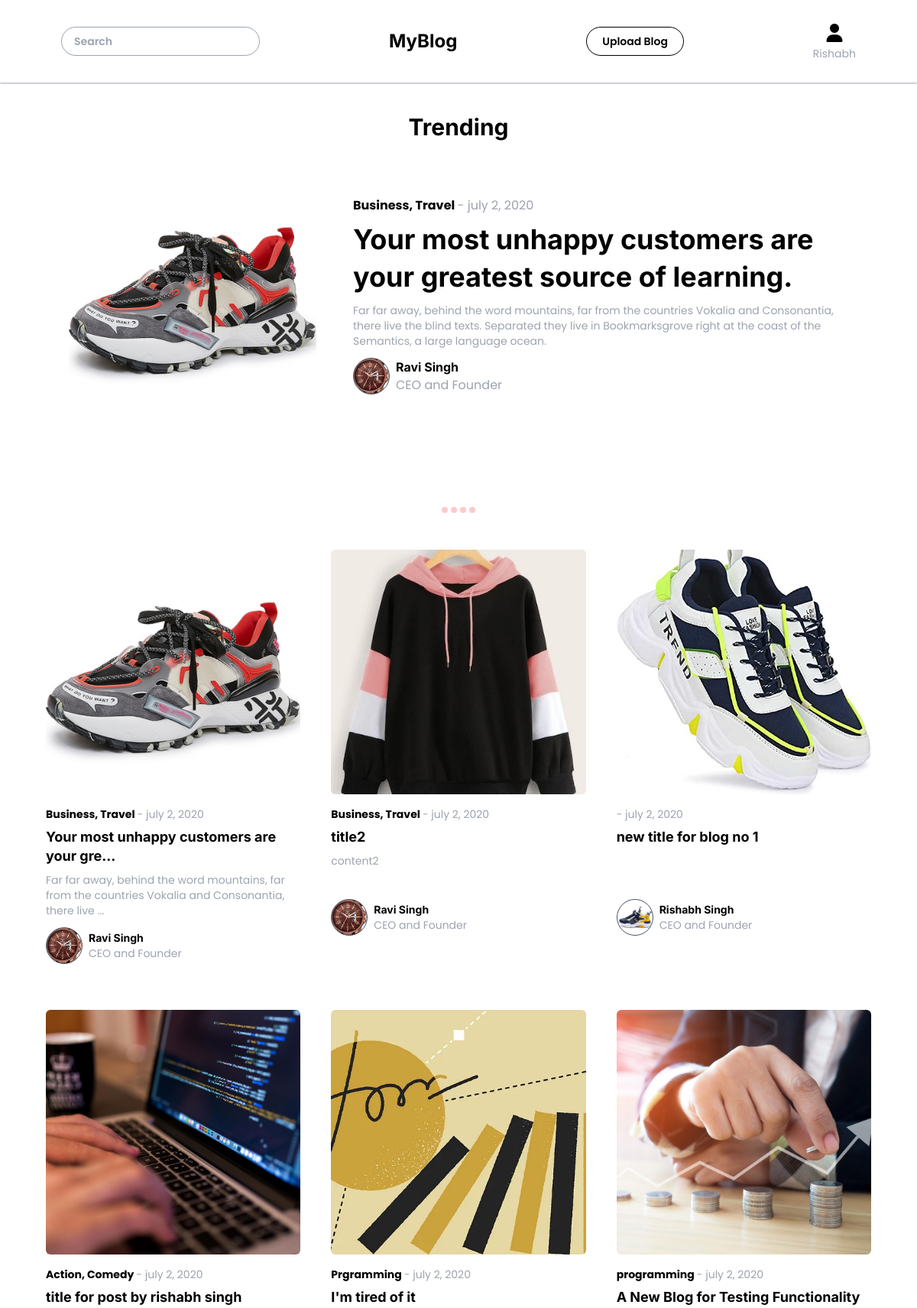
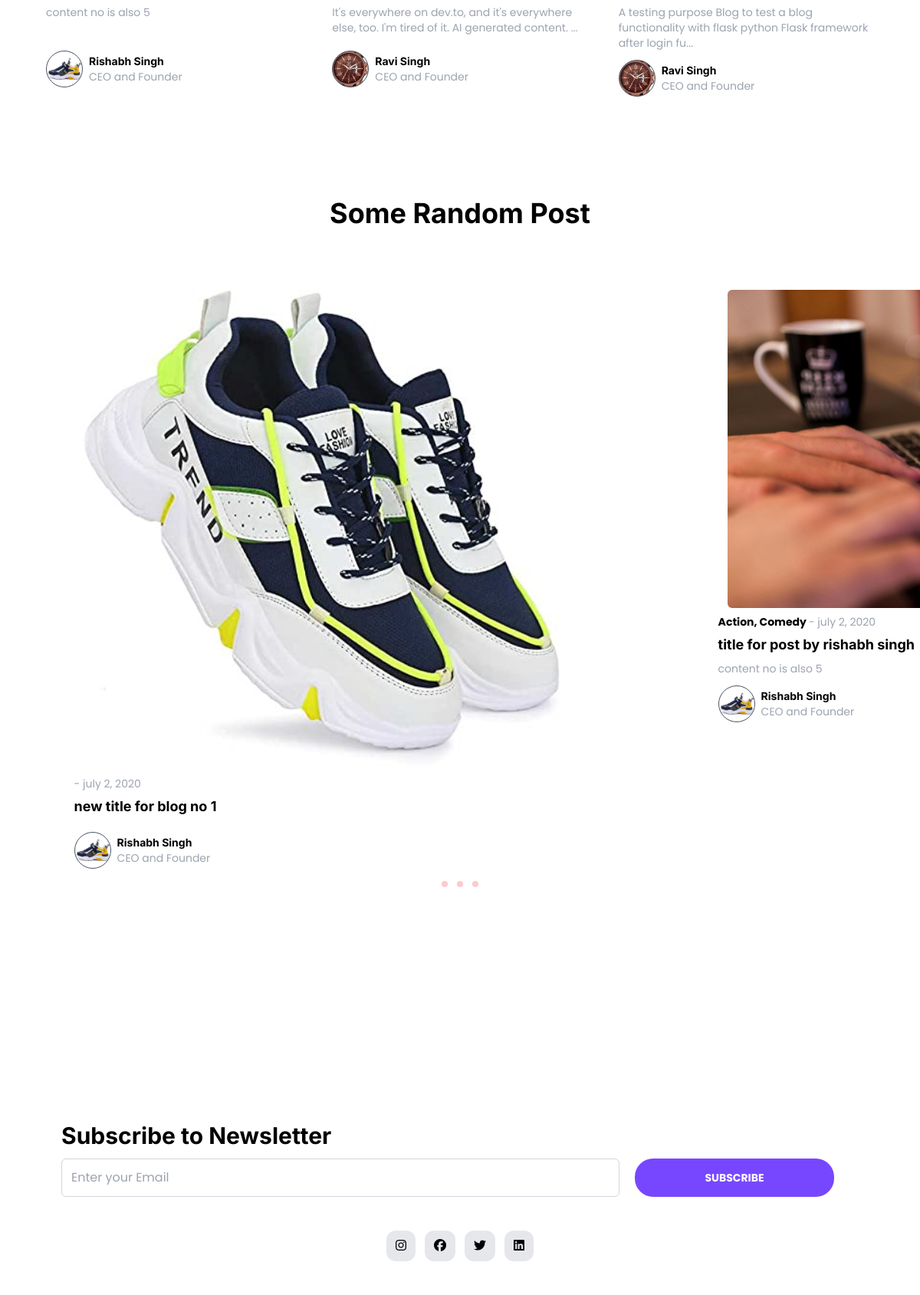
The app's page / (signed in, upper part) with its own data (2 pictures, top to bottom).
### flask_blog/model.py (models this page shows, shortened)
class User(db.Model, UserMixin):
    id = db.Column(db.Integer, primary_key=True)
    firstname = db.Column(db.String(50), nullable=False)
    lastname = db.Column(db.String(50), nullable=False)
    username = db.Column(db.String(50), unique=True, nullable=False)
    email = db.Column(db.String(120), unique=True, nullable=False)
    phone = db.Column(db.Integer(), unique=True, nullable=False)
    profile_pic = db.Column(db.String(120), nullable=False, default='default_profile.jpg')
    cover_pic = db.Column(db.String(120), nullable=False, default='default_cover.jpg')
    password = db.Column(db.String(60), nullable=False)
    date_created = db.Column(db.DateTime, nullable=False, default=datetime.utcnow)
    blogs = db.relationship("Blog", backref = "author", lazy= True)

class Blog(db.Model):
    blog_id = db.Column(db.Integer, primary_key= True)
    blog_title = db.Column(db.String(200), nullable= False )
    blog_content = db.Column(db.String(2000), nullable= False )
    blog_img = db.Column(db.String(200), nullable= False )
    blog_highlights = db.Column(db.String(500), nullable= True )
    blog_category = db.Column(db.String(50), nullable= True )
    blog_user = db.Column(db.Integer, db.ForeignKey("user.id"), nullable= False)

### flask_blog/routes.py (the view)
@app.route("/")
def home():
    blog = Blog.query.all()[0:4]
    Allblog = Blog.query.all()
    randomBlog = Blog.query.order_by(func.random()).limit(3).all()
    l = [1, 2 , 3,4,5]
    return render_template("index.html", number = l, blog= blog, allBlog = Allblog, random = randomBlog)

### flask_blog/__init__.py (called while the page is built)
def create_app():
    from flask_blog import routes, model
    @app.before_request
    def make_session_permanent():
        session.permanent = True
    with app.app_context():
        db.create_all()
    return app

### flask_blog/model.py (called while the page is built)
@login_manager.user_loader
def load_user(user_id):
    return User.query.get(int(user_id))

### flask_blog/templates/index.html (shortened to what this page needs)
{% extends "base.html" %}
{% block body %}
<main class="w-[90vw] mx-auto  overflow-hidden">
    <h1 class="text-3xl font-bold font-header text-center py-10">Trending</h1>
    <div class="w-[270vw] flex transition-transform duration-300 ease-linear" id="slider">
        {% for blg in blog %}
        <a href="/blog/{{blg.blog_id}}">
            <div class=" w-[90vw] flex justify-center items-center gap-12 ">
                <img src="../static/media/{{blg.blog_img}}" alt="" class="rounded-md w-[30%] h-[90%]">
                <div id="detail" class="w-[60%] h-[70vh] flex flex-col  justify-center">
                    <p class="font-bold text-black">{{blg.blog_category}} <span class="text-gray-400 font-normal"> -
                            july 2,
                            2020</span></p>
                    <h2 class="text-4xl leading-snug font-header my-2 font-bold">{{blg.blog_title}}</h2>
                    <p class="text-gray-400 text-sm mb-3">Far far away, behind the word mountains, far from the
                        countries Vokalia and Consonantia, there live the blind texts. Separated they live in
                        Bookmarksgrove right at the coast of the Semantics, a large language ocean.</p>
                    <h3 class="flex gap-2 items-center">
                        <div class="w-12 h-12 rounded-full bg-cover bg-center bg-no-repeat border border-gray-600"
                            style="background-image: url('../static/media/{{blg.author.profile_pic}}');"></div>
                        <div class="">
                            <p class="font-bold font-header">{{blg.author.firstname}} {{blg.author.lastname}}</p>
                            <p class="text-gray-400">CEO and Founder</p>
                        </div>
                    </h3>
                </div>
            </div>
        </a>
        {% endfor %}
    </div>
    <div id="circle" class="flex justify-center gap-1 py-2">
        {% for blg in blog %}
        <span class="circle w-2 h-2 rounded-full bg-red-200"></span>
        {% endfor %}
    </div>
</main>
<section id="show-blog" class="w-[90%] mx-auto grid grid-cols-3 gap-10 gap-y-12 py-10">
    {% for blg in allBlog %}
    <a href="/blog/{{blg.blog_id}}">
        <div class="card">
            <div class="imgContain w-full h-80 bg-slate-500 bg-center bg-cover bg-no-repeat rounded-md mb-4"
                style="background-image: url('../static/media/{{blg.blog_img}}');"></div>
            <p class="font-bold text-black text-sm">{{blg.blog_category}} <span class="text-gray-400 font-normal"> -
                    july 2,
                    2020</span></p>
            <h2 class="text-lg leading-snug font-header my-2 font-bold">{{blg.blog_title[:40]}}{% if
                blg.blog_title|length > 40 %}...{% endif %}</h2>
            <p class="min-h-12 text-gray-400 text-sm mb-3">{{blg.blog_content[:100]}}{% if blg.blog_content|length > 100
                %}...{% endif %}</p>
            <h3 class="flex gap-2 items-center my-3">
                <div class="w-12 h-12 rounded-full bg-cover bg-center bg-no-repeat border border-gray-600"
                    style="background-image: url('../static/media/{{blg.author.profile_pic}}');"></div>
                <div class="">
                    <p class="font-bold font-header text-sm">{{blg.author.firstname}} {{blg.author.lastname}}</p>
                    <p class="text-gray-400 text-sm">CEO and Founder</p>
                </div>
            </h3>
        </div>
    </a>
    {% endfor %}
</section>
<section class="popular w-full overflow-x-hidden">
    <h2 class="text-center text-4xl py-20 font-bold font-header">Some Random Post</h2>
    <div class="w-[220vw] flex transition-transform duration-300 ease-linear" id="slider2">
        <div id="slider3" class="w-[210vw] flex mx-auto">
            {% for blg in random %}
            <a href="/blog/{{blg.blog_id}}">
                <div class=" w-[70vw] flex flex-col items-center gap-2">
                    <img src="../static/media/{{blg.blog_img}}" alt="" class="w-[74%] h-[75vh] rounded-md">
                    <div id="detail" class="w-[77%] flex flex-col items-start justify-center">
                        <p class="font-bold text-black text-sm">{{blg.blog_category}} <span
                                class="text-gray-400 font-normal"> - july 2, 2020</span></p>
                        <h2 class="text-lg leading-snug font-header my-2 font-bold">{{blg.blog_title[:40]}}</h2>
                        <p class="text-gray-400 text-sm mb-3">{{blg.blog_content[:100]}}</p>
                        <h3 class="flex gap-2 items-center">
                            <div class="w-12 h-12 rounded-full bg-cover bg-center bg-no-repeat border border-gray-600"
                                style="background-image: url('../static/media/{{blg.author.profile_pic}}');"></div>
                            <div class="">
                                <p class="font-bold font-header text-sm">{{blg.author.firstname}}
                                    {{blg.author.lastname}}</p>
                                <p class="text-gray-400 text-sm">CEO and Founder</p>
                            </div>
                        </h3>
                    </div>
                </div>
            </a>
            {% endfor %}
        </div>
    </div>
    <div id="circle2" class="flex justify-center gap-3 py-4">
        {% for blg in random %}
        <span class="circles w-2 h-2 rounded-full bg-red-200"></span>
        {% endfor %}
    </div>
</section>
{% endblock %}

### flask_blog/templates/base.html (shortened to what this page needs)
<!DOCTYPE html>
<html lang="en">
<head>
    <link rel="stylesheet" href="{{ url_for('static', filename ='output.css') }}">
    <link rel="stylesheet" href="https://cdnjs.cloudflare.com/ajax/libs/font-awesome/6.5.2/css/all.min.css"
 />
</head>
<body class="font-textFont">
    <nav class="flex bg-white justify-between px-20 py-7 shadow-sm shadow-gray-400 items-center">
        <form action="/search" class="w-[25%]" method="get">
        <input type="text" placeholder="Search" class="rounded-3xl text-sm w-full  font-semibold border border-gray-400 text-gray-500 px-4 py-2" name="search">
        </form>
        <h1 class="text-2xl text-center font-header font-bold">MyBlog</h1>
        <a href="/upload"><button class="bg-transparent border border-black rounded-3xl px-5 py-2 font-semibold text-sm">Upload Blog</button></a>
        <div class="flex flex-col justify-center items-center gap-0">
            {% if current_user.is_authenticated %}
            <a href="/profile/{{current_user.id}}"><h2 class="text-2xl hover:text-[#7747ff]" ><i class="fa-solid fa-user"></i></h2></a>
            <p class="text-sm text-gray-400 ">{{current_user.firstname}}</p>
            {% else %}
            <a href="/login"><h2 class="text-2xl hover:text-[#7747ff]" ><i class="fa-solid fa-user"></i></h2></a>
            <p class="text-sm text-gray-400 ">login</p>
            {% endif %}
        </div>
    </nav>
{% block body %}
{% endblock body %}
    <footer class="h-screen w-full">
        <div class="newsletter h-1/2 flex flex-col px-20 justify-end">
            <h2 class="font-bold text-3xl font-header">Subscribe to Newsletter</h2>
            <div class="email flex gap-5 py-3">
                <input type="text" class="w-[70%] border border-gray-300 p-3 rounded-md" placeholder="Enter your Email">
                <button
                    class="w-[25%] bg-[#7747ff] text-sm text-center text-white font-bold rounded-3xl">SUBSCRIBE</button>
            </div>
        </div>
        <div class="copyright h-1/2">
            <div class="social-media flex justify-center gap-3 py-8">
                <p class="p-2 px-3 bg-gray-200 rounded-xl hover:bg-[#7747ff] hover:text-white"><i
                        class="fa-brands fa-instagram"></i></p>
                <p class="p-2 px-3 bg-gray-200 rounded-xl hover:bg-[#7747ff] hover:text-white"><i
                        class="fa-brands fa-facebook"></i></p>
                <p class="p-2 px-3 bg-gray-200 rounded-xl hover:bg-[#7747ff] hover:text-white"><i
                        class="fa-brands fa-twitter"></i></p>
                <p class="p-2 px-3 bg-gray-200 rounded-xl hover:bg-[#7747ff] hover:text-white"><i
                        class="fa-brands fa-linkedin"></i></p>
            </div>
            <div class="copyrightText py-14 flex flex-col items-center gap-8">
            </div>
        </div>
    </footer>
</body>
</html>

### records on screen
User: firstname "Rishabh"
Blog: blog_img (picture), blog_category "Business, Travel", blog_title "Your most unhappy customers are your greatest source of learning.", author.profile_pic (picture), author.firstname "Ravi", author.lastname "Singh", blog_title "Your most unhappy customers are your gre", blog_content "Far far away, behind the word mountains, far from the countries Vokalia and Consonantia, there live"
Blog: blog_img (picture), blog_category "Business, Travel", blog_title "title2", blog_content "content2", author.profile_pic (picture), author.firstname "Ravi", author.lastname "Singh"
Blog: blog_img (picture), blog_title "new title for blog no 1", author.profile_pic (picture), author.firstname "Rishabh", author.lastname "Singh"
Blog: blog_img (picture), blog_category "Action, Comedy", blog_title "title for post by rishabh singh", blog_content "content no is also 5", author.profile_pic (picture), author.firstname "Rishabh", author.lastname "Singh"
Blog: blog_img (picture), blog_category "Prgramming", blog_title "I'm tired of it", blog_content "It's everywhere on dev.to, and it's everywhere else, too. I'm tired of it. AI generated content.", author.profile_pic (picture), author.firstname "Ravi", author.lastname "Singh"
Blog: blog_img (picture), blog_category "programming", blog_title "A New Blog for Testing Functionality", blog_content "A testing purpose Blog to test a blog functionality with flask python Flask framework after login fu", author.profile_pic (picture), author.firstname "Ravi", author.lastname "Singh"
